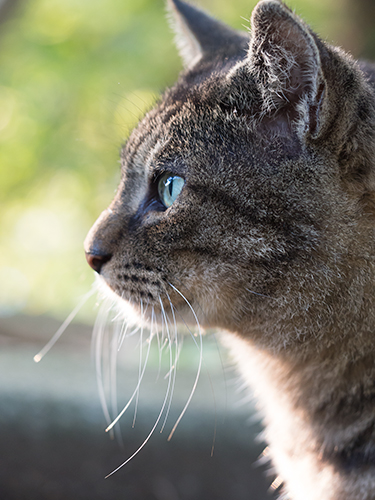
%> input picture Report/s004_420.jpg, 375 x 500 px
$ octave Program2.m   (GNU Octave 9; MATLAB toolbox functions it lacks are replaced by stand-ins)
%> lines starting %> are read from the running program, lines starting %| are printed output that depends on the picture; in (x1, y1, x2, y2) boxes, pixels count from 0 and x2, y2 are one past the last pixel; in counts of white or black regions, pixels touching at a corner belong together; the program's own positions count from 1
% 課題２　階調数と疑似輪郭
% ２階調，４階調，８階調の画像を生成せよ．
% 下記はサンプルプログラムである．
% 課題作成にあたっては「Lenna」以外の画像を用いよ．

%画像の挿入
IMG = imread('http://photosku.com/images_file/small_images/s004_420.jpg');
%> IMG is the input picture: size 500x375x3 uint8; mean R, G, B 127, 126.3, 109.9
imagesc(IMG);axis image;
pause;

%画像のグレースケール変換
IMG= rgb2gray(IMG);
%> IMG: size 500x375 uint8
colormap(gray);
colorbar;
imagesc(IMG);
axis image;
pause;

%2階調画像へ変更。0~127と128~255の2分割
IMG_2 = IMG > 256/2;
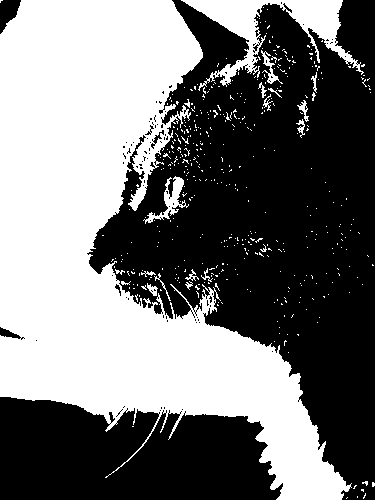
%> IMG_2: size 500x375 logical; 46% white; 447 white regions (427 under 20 px), largest, box (x1, y1, x2, y2) and area: (0, 0, 352, 500) 78861, (181, 0, 364, 91) 4683, (143, 176, 189, 224) 587
imagesc(IMG_2);
axis image;
pause;
%4階調画像へ変更。4分割
IMG_4_1 = IMG > 256/4;
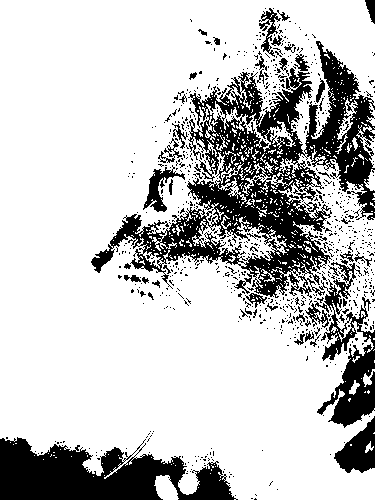
%> IMG_4_1: size 500x375 logical; 77.3% white; 803 black regions (754 under 20 px), largest, box (x1, y1, x2, y2) and area: (91, 41, 375, 298) 22635, (0, 437, 238, 500) 9125, (305, 262, 375, 428) 4025
IMG_4_2 = IMG > 256/4 * 2;
IMG_4_3 = IMG > 256/4 * 3;
%> IMG_4_3: size 500x375 logical; 17.4% white; 174 white regions (157 under 20 px), largest, box (x1, y1, x2, y2) and area: (0, 174, 168, 431) 16941, (171, 285, 338, 500) 8505, (0, 90, 34, 181) 2031
IMG_4 = IMG_4_1+IMG_4_2+IMG_4_3;
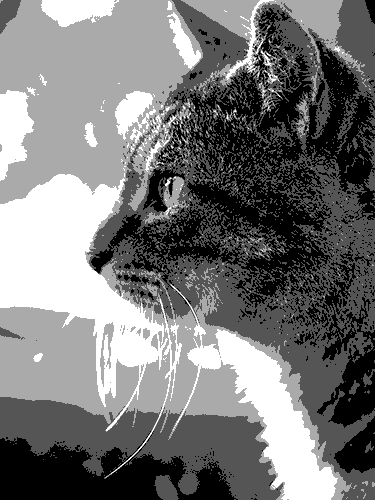
%> IMG_4: size 500x375 double; min 0, max 3, mean 1.41; drawn with min black and max white
imagesc(IMG_4);
axis image
pause;
%8階調画像へ変更。これも4階調の時と同様で、8分割
IMG_8_1 = IMG > 256/8;
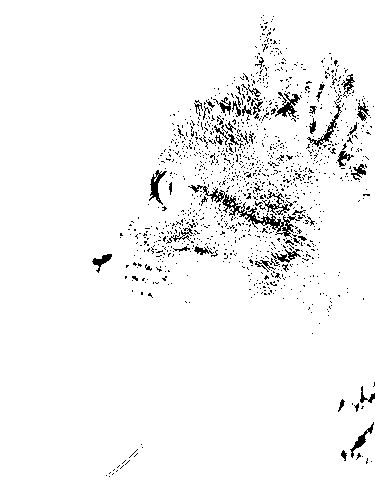
%> IMG_8_1: size 500x375 logical; 96% white; black in thin lines or dots, all inside (x1, y1, x2, y2) = (92, 15, 375, 477)
IMG_8_2 = IMG > 256/8 *2;
IMG_8_3 = IMG > 256/8 *3;
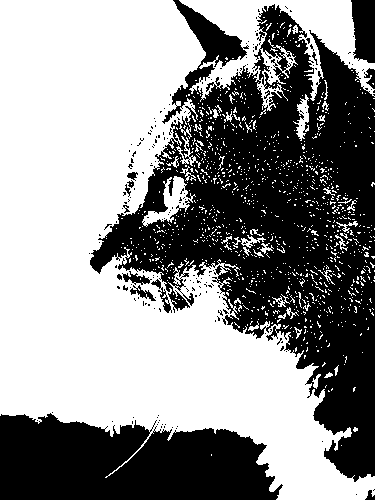
%> IMG_8_3: size 500x375 logical; 56.3% white; 201 black regions (186 under 20 px), largest, box (x1, y1, x2, y2) and area: (90, 0, 375, 482) 59833, (0, 413, 283, 500) 19412, (351, 0, 375, 63) 1292
IMG_8_4 = IMG > 256/8 *4;
IMG_8_5 = IMG > 256/8 *5;
%> IMG_8_5: size 500x375 logical; 37.3% white; 253 white regions (238 under 20 px), largest, box (x1, y1, x2, y2) and area: (0, 0, 341, 500) 65883, (185, 0, 279, 82) 1946, (134, 111, 183, 179) 424
IMG_8_6 = IMG > 256/8 *6;
IMG_8_7 = IMG > 256/8 *7;
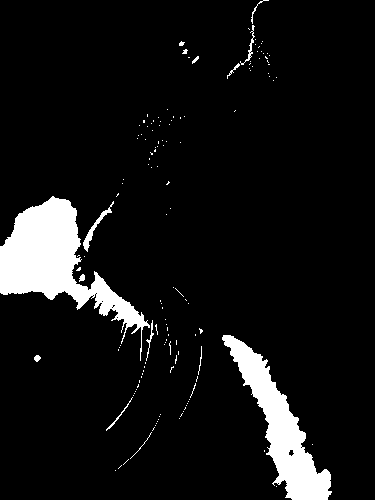
%> IMG_8_7: size 500x375 logical; 7.7% white; 142 white regions (128 under 20 px), largest, box (x1, y1, x2, y2) and area: (0, 196, 150, 361) 7967, (222, 335, 332, 500) 5490, (83, 201, 114, 252) 236
IMG_8 = IMG_8_1+IMG_8_2+IMG_8_3+IMG_8_4+IMG_8_5+IMG_8_6+IMG_8_7;
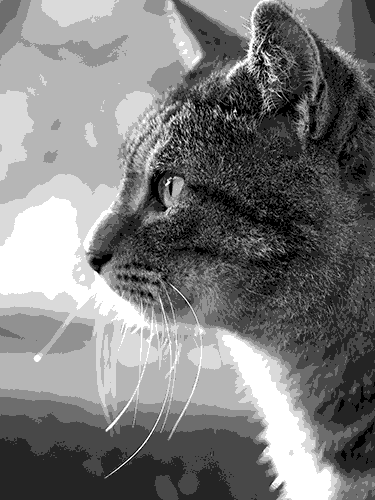
%> IMG_8: size 500x375 double; min 0, max 7, mean 3.38; drawn with min black and max white
imagesc(IMG_8);axis image;
pause;

$ run again, with Report/Fr.jpg copied over Report/s004_420.jpg
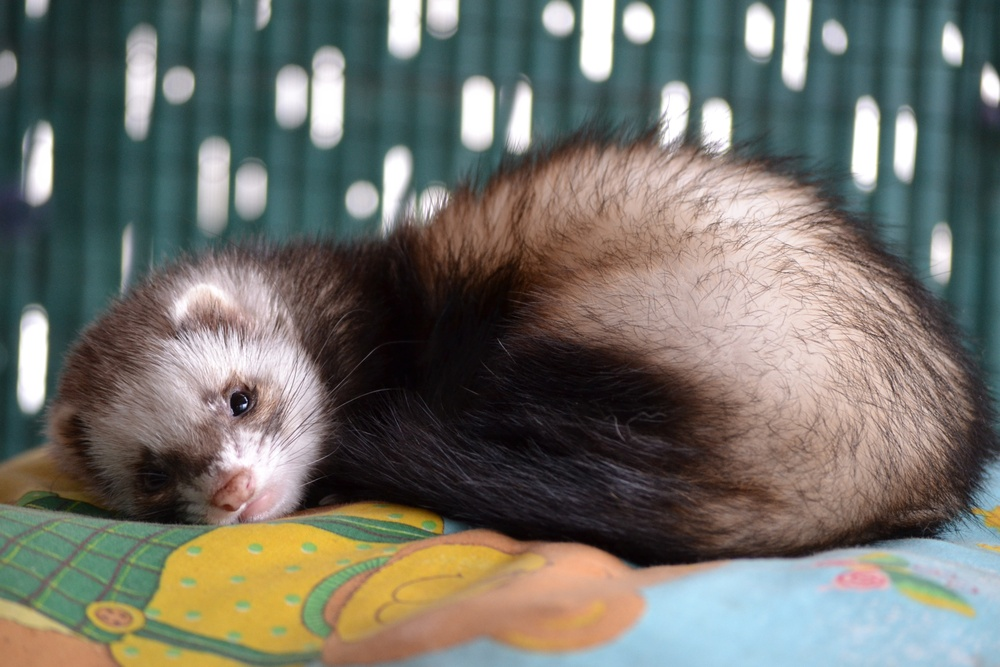
%> input picture Report/Fr.jpg, 1000 x 667 px, shrunk from 4064 x 2709 before the run
%> IMG is the input picture: size 667x1000x3 uint8; mean R, G, B 114.2, 113.1, 105.2
%> IMG: size 667x1000 uint8
%> `IMG_2 = IMG > 256/2;`:
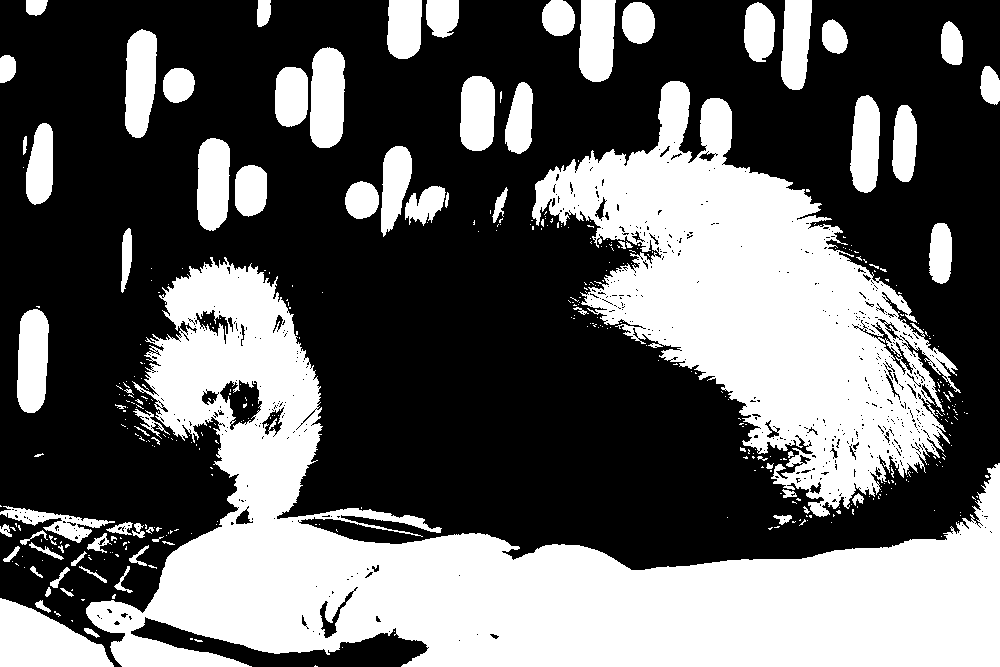
%> IMG_2: size 667x1000 logical; 39.3% white; 419 white regions (343 under 20 px), largest, box (x1, y1, x2, y2) and area: (86, 257, 1000, 667) 129679, (532, 81, 961, 517) 76681, (0, 598, 114, 667) 4953
%> IMG_4_1: size 667x1000 logical; 73.3% white; 475 black regions (424 under 20 px), largest, box (x1, y1, x2, y2) and area: (278, 53, 1000, 568) 113042, (0, 0, 214, 525) 47515, (249, 29, 271, 156) 1746
%> IMG_4_3: size 667x1000 logical; 14.4% white; 557 white regions (471 under 20 px), largest, box (x1, y1, x2, y2) and area: (621, 562, 991, 667) 26881, (684, 171, 866, 409) 18252, (170, 287, 316, 519) 9584
%> IMG_8_1: size 667x1000 logical; 88.9% white; 272 black regions (237 under 20 px), largest, box (x1, y1, x2, y2) and area: (297, 237, 750, 567) 65641, (71, 450, 202, 524) 3494, (847, 521, 937, 546) 1041
%> IMG_8_3: size 667x1000 logical; 51.5% white; 456 black regions (428 under 20 px), largest, box (x1, y1, x2, y2) and area: (0, 0, 1000, 569) 316761, (670, 0, 705, 155) 2836, (230, 383, 258, 421) 670
%> IMG_8_5: size 667x1000 logical; 28.1% white; 493 white regions (405 under 20 px), largest, box (x1, y1, x2, y2) and area: (469, 525, 1000, 667) 51828, (603, 152, 948, 467) 44359, (152, 266, 320, 520) 19836
%> IMG_8_7: size 667x1000 logical; 4.4% white; 440 white regions (388 under 20 px), largest, box (x1, y1, x2, y2) and area: (581, 0, 614, 76) 2130, (20, 316, 46, 405) 1937, (223, 431, 289, 489) 1655
%> `IMG_8 = IMG_8_1+IMG_8_2+IMG_8_3+IMG_8_4+IMG_8_5+IMG_8_6+IMG_8_7;`:
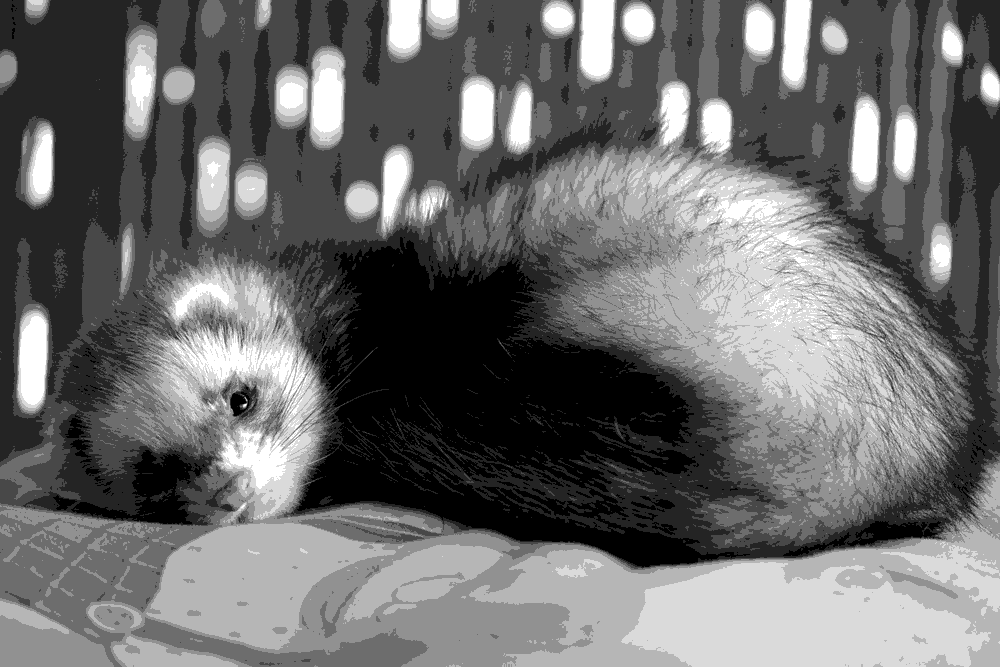
%> IMG_8: size 667x1000 double; min 0, max 7, mean 3; drawn with min black and max white
